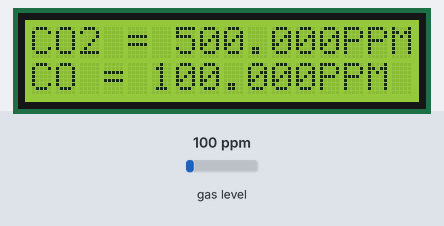
The sketch below on a simulated ESP32. Shown: 16×2 character LCD. The test bench sets the inputs (shaded band); at power-on: gas level 100 ppm. WiFi joins after 1.5 s; servers stay silent unless stated; what the sketch prints to the serial monitor is not drawn.

Above: at 2.8 s.
2.9 s: gas level set to 20 ppm
At 4.9 s:
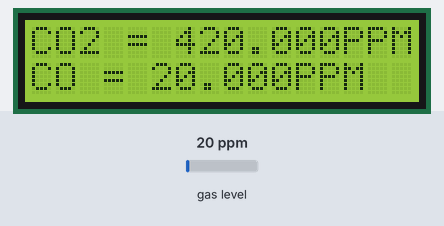
5.9 s: gas level set to 250 ppm
At 7.9 s:
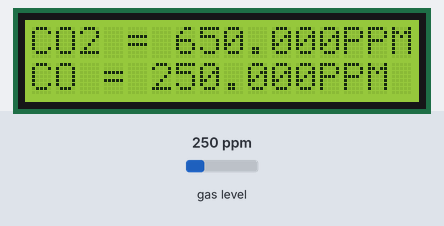
8.2 s: gas level set to 500 ppm
At 9.9 s:
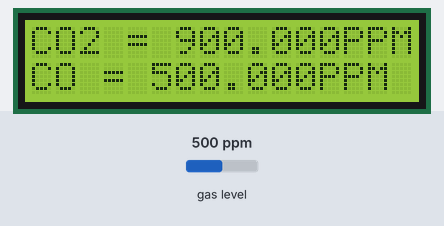
Timing chart, 0 to 11.4 s (numbered marks = the images above; inputs shaded):
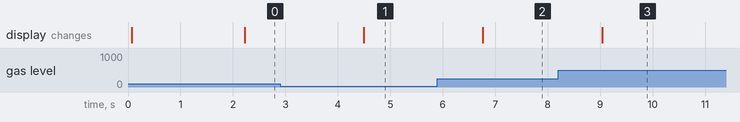

The sketch:

esp32.ino
```cpp
//Include the library
#include <MQUnifiedsensor.h>
#include <FirebaseESP32.h>
#include <LiquidCrystal_I2C.h>
#include <WiFi.h>
#include <WiFiManager.h>

// set the LCD number of columns and rows
int lcdColumns = 16;
int lcdRows = 2;
String status_co2 = " ";
String status_co = " ";

#define FIREBASE_HOST ""
#define FIREBASE_AUTH ""

/************************Hardware Related Macros************************************/
#define         Board                   ("ESP-32") // Wemos ESP-32 or other board, whatever have ESP32 core.
#define         Pin                     (35) //check the esp32-wroom-32d.jpg image on ESP32 folder
/***********************Software Related Macros************************************/
#define         Type                    ("MQ-135") //MQ2 or other MQ Sensor, if change this verify your a and b values.
#define         Voltage_Resolution      (3.3) // 3V3 <- IMPORTANT. Source: https://randomnerdtutorials.com/esp32-adc-analog-read-arduino-ide/
#define         ADC_Bit_Resolution      (12) // ESP-32 bit resolution. Source: https://randomnerdtutorials.com/esp32-adc-analog-read-arduino-ide/
#define         RatioMQ135CleanAir        (3.6) //RS / R0 = 9.83 ppm
/*****************************Globals***********************************************/
MQUnifiedsensor MQ135(Board, Voltage_Resolution, ADC_Bit_Resolution, Pin, Type);
/*****************************Globals***********************************************/

FirebaseData firebaseData;
LiquidCrystal_I2C lcd(0x27, lcdColumns, lcdRows);

void setup()
{

  //Init the serial port communication - to debug the library
  Serial.begin(115200); //Init serial port
  delay(10);

  //Set math model to calculate the PPM concentration and the value of constants
  MQ135.setRegressionMethod(1); //_PPM =  a*ratio^b
//  MQ135.setA(110.47); MQ135.setB(-2.862); // Configure the equation to to calculate H2 concentration

  //LCD
   // initialize LCD
  lcd.init();
  // turn on LCD backlight
  lcd.backlight();

  /*****************************  MQ Init ********************************************/
  //Remarks: Configure the pin of arduino as input.
  /************************************************************************************/
  MQ135.init();

  Serial.print("Calibrating please wait.");
  float calcR0 = 0;
  for(int i = 1; i<=10; i ++)
  {
    MQ135.update(); // Update data, the arduino will read the voltage from the analog pin
    calcR0 += MQ135.calibrate(RatioMQ135CleanAir);
    Serial.print(".");
  }
  MQ135.setR0(calcR0/10);
  Serial.println("  done!.");

  if(isinf(calcR0)) {Serial.println("Warning: Conection issue, R0 is infinite (Open circuit detected) please check your wiring and supply"); while(1);}
  if(calcR0 == 0){Serial.println("Warning: Conection issue found, R0 is zero (Analog pin shorts to ground) please check your wiring and supply"); while(1);}
  /*****************************  MQ CAlibration ********************************************/
  //MQ2.serialDebug(true); uncomment if you want to print the table on the serial port


    // We start by connecting to a WiFi network
//
//    Serial.println();
//    Serial.println();
//    Serial.print("Connecting to ");
//    Serial.println(ssid);
//
//    WiFi.begin(ssid, password);
//
//    while (WiFi.status() != WL_CONNECTED) {
//        delay(500);
//        Serial.print(".");
//    }
 // WiFi.mode(WIFI_STA); // explicitly set mode, esp defaults to STA+AP
    // it is a good practice to make sure your code sets wifi mode how you want it.

    // put your setup code here, to run once:
    Serial.begin(115200);

    //WiFiManager, Local intialization. Once its business is done, there is no need to keep it around
    WiFiManager wm;

    // reset settings - wipe stored credentials for testing
    // these are stored by the esp library
    wm.resetSettings();

    // Automatically connect using saved credentials,
    // if connection fails, it starts an access point with the specified name ( "AutoConnectAP"),
    // if empty will auto generate SSID, if password is blank it will be anonymous AP (wm.autoConnect())
    // then goes into a blocking loop awaiting configuration and will return success result

    bool res;
    // res = wm.autoConnect(); // auto generated AP name from chipid
    // res = wm.autoConnect("AutoConnectAP"); // anonymous ap
    res = wm.autoConnect("AutoConnectAP","password"); // password protected ap

    if(!res) {
        Serial.println("Failed to connect");
        // ESP.restart();
    }
    else {
        //if you get here you have connected to the WiFi
        Serial.println("connected...yeey :)");
        Firebase.begin(FIREBASE_HOST, FIREBASE_AUTH);
        Serial.println("");
        Serial.println("WiFi connected");
        Serial.println("IP address: ");
        Serial.println(WiFi.localIP());
        Serial.println("** Values from MQ-135 ****");
        Serial.println("|    CO   |  Alcohol |   CO2  |  Toluen  |  NH4  |  Aceton  |");
    }

}

void loop()
{
//  MQ135.update(); // Update data, the arduino will read the voltage from the analog pin
//  //MQ2.serialDebug(); // Will print the table on the serial port
//  Serial.print(MQ135.readSensor()); // Sensor will read PPM concentration using the model, a and b values set previously or from the setup
//  Serial.println(" PPM");
//  delay(500); //Sampling frequency
 MQ135.update(); // Update data, the arduino will read the voltage from the analog pin

  MQ135.setA(605.18); MQ135.setB(-3.937); // Configure the equation to calculate CO concentration value
  float CO = MQ135.readSensor(); // Sensor will read PPM concentration using the model, a and b values set previously or from the setup

  MQ135.setA(77.255); MQ135.setB(-3.18); //Configure the equation to calculate Alcohol concentration value
  float Alcohol = MQ135.readSensor(); // SSensor will read   concentration using the model, a and b values set previously or from the setup

  MQ135.setA(110.47); MQ135.setB(-2.862); // Configure the equation to calculate CO2 concentration value
  float CO2 = MQ135.readSensor(); // Sensor will read PPM concentration using the model, a and b values set previously or from the setup

  MQ135.setA(44.947); MQ135.setB(-3.445); // Configure the equation to calculate Toluen concentration value
  float Toluen = MQ135.readSensor(); // Sensor will read PPM concentration using the model, a and b values set previously or from the setup

  MQ135.setA(102.2 ); MQ135.setB(-2.473); // Configure the equation to calculate NH4 concentration value
  float NH4 = MQ135.readSensor(); // Sensor will read PPM concentration using the model, a and b values set previously or from the setup

  MQ135.setA(34.668); MQ135.setB(-3.369); // Configure the equation to calculate Aceton concentration value
  float Aceton = MQ135.readSensor(); // Sensor will read PPM concentration using the model, a and b values set previously or from the setup
  Serial.print("|   "); Serial.print(CO);
  Serial.print("   |   "); Serial.print(Alcohol);
  // Note: 400 Offset for CO2 source: https://github.com/miguel5612/MQSensorsLib/issues/29

  float CO2_final = CO2 + 400;

  Serial.print("   |   "); Serial.print(CO2_final);
  Serial.print("   |   "); Serial.print(Toluen);
  Serial.print("   |   "); Serial.print(NH4);
  Serial.print("   |   "); Serial.print(Aceton);
  Serial.println("   |");

  if (CO2_final < 600){
    status_co2 = "NORMAL";
  }else if (CO2_final < 1000){
    status_co2 = "WASPADA";
  }else{
 status_co2 = "BAHAYA";
  }

  if (CO < 15){
    status_co = "NORMAL";
  }else if (CO < 50){
    status_co = "WASPADA";
  }else{
 status_co = "BAHAYA";
  }


//  Serial.print(status);
//  Firebase.setFloat(firebaseData, "/CO", CO);
//  Firebase.setFloat(firebaseData, "/CO2", CO2);

  Firebase.setFloat(firebaseData, "Polusi/CO_PPM", CO);
  Firebase.setFloat(firebaseData, "Polusi/CO2_PPM", CO2_final);
  Firebase.setString(firebaseData, "Polusi/status_co2", status_co2);
  Firebase.setString(firebaseData, "Polusi/status_co", status_co);


  lcd.clear();
    float x = CO2_final;
    float y = CO;
    lcd.setCursor(0, 0);
    lcd.print("CO2 = "); lcd.print(x,3); lcd.print("PPM");
    lcd.setCursor(0,1);
    lcd.print("CO = "); lcd.print(y,3); lcd.print("PPM");

  delay(500); //Sampling frequency

}
```

Measured:
- after the input at 2.9 s, the display: changes after 1.6 s (image 1)
- after the input at 5.9 s, the display: changes after 0.87 s (image 2)
- after the input at 8.2 s, the display: changes after 0.84 s (image 3)
